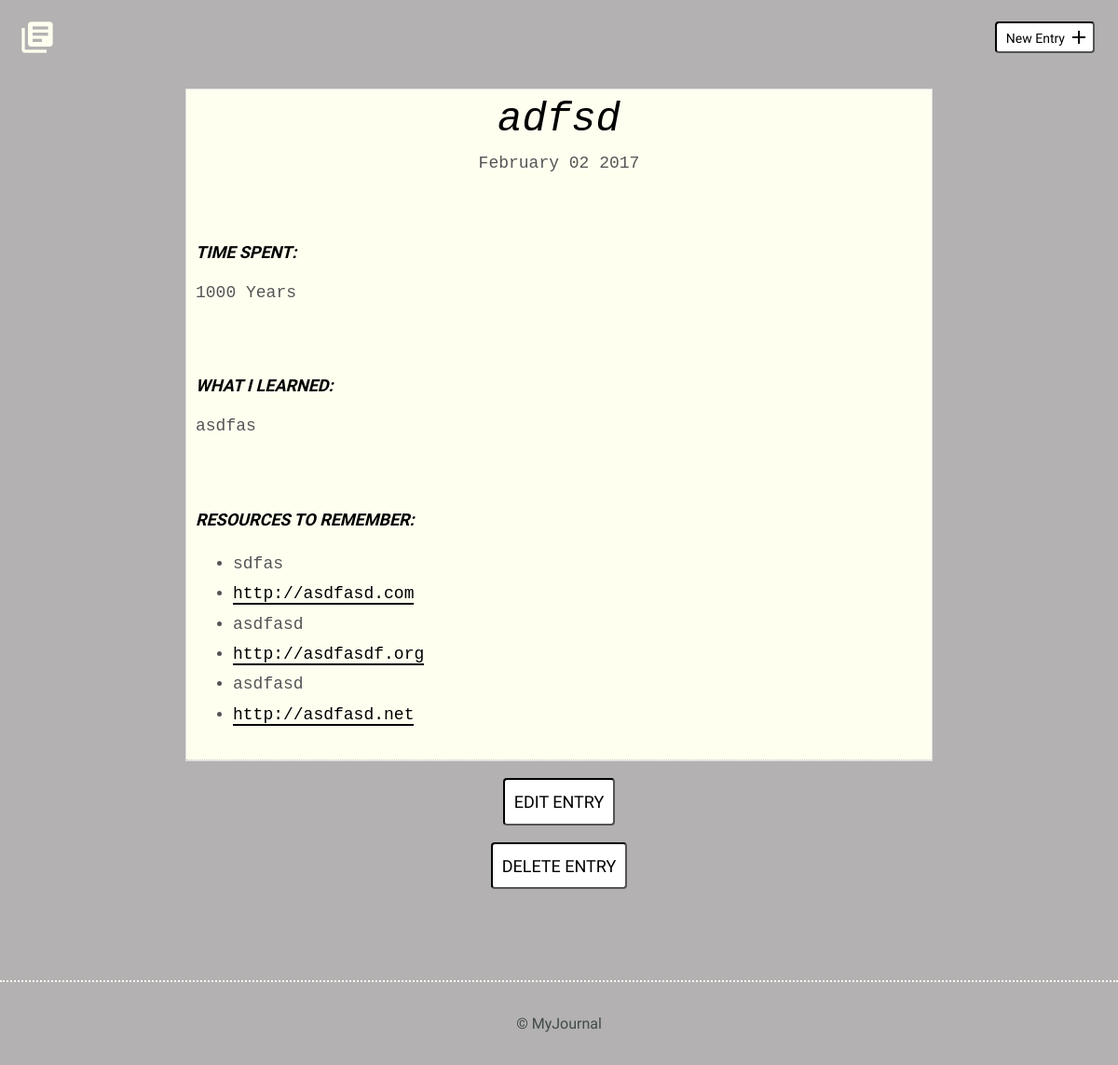
/detail.php?entryID=2, run on the app's committed database.
### tables this page shows
CREATE TABLE "entries" (
	`id`	INTEGER,
	`title`	TEXT,
	`date`	TEXT,
	`time_spent`	INTEGER,
	`learned`	BLOB,
	`resources`	BLOB,
	PRIMARY KEY(`id`)
);

### model/Class_SqliteCommunicator.php (called while the page is built, shortened)
<?php
class Class_SqliteCommunicator
{
    private $pdo;
    private $dsn = NULL;
    private $dbUser = NULL;
    private $dbPass = NULL;
    public function setPdo(){
            try {
                if ($this->pdo === NULL) {
                    if ($this->dbUser === NULL && $this->dbPass === NULL) {
                        $this->pdo = new PDO("sqlite:".$this->dsn);
                        $this->pdo->setAttribute(PDO::ATTR_ERRMODE,PDO::ERRMODE_EXCEPTION);
                        $this->pdo->exec( 'PRAGMA foreign_keys = ON;' );
                    }
                    else{
                        $this->pdo = new PDO($this->dsn, $this->dbUser, $this->dbPass);
                        $this->pdo->setAttribute(PDO::ATTR_ERRMODE,PDO::ERRMODE_EXCEPTION);
                        $this->pdo->exec( 'PRAGMA foreign_keys = ON;' );
                    }
                }
            }
            catch (PDOException $e){
                echo "Unable to connect, please contact the administrator.";
                exit;
            }
    }
    public function getPdo(){
        return $this->pdo;
    }
    public function setDsn($dsn)
    {
        $this->dsn = $dsn;
    }
    public function __construct($dbUser = NULL, $dbPass = NULL)
    {
        $this->dbUser = $dbUser;
        $this->dbPass = $dbPass;
    }
    public function prepareAndExecuteStatement( $sql, $args){
        try {
            if ($this->getPdo() !== NULL):
                $prepared = $this->getPdo()->prepare($sql);
            else:
                $this->pdo = $this->getPdo();
                $prepared = $this->getPdo()->prepare($sql);
            endif;
        }
        catch (PDOException $e){
            echo $e->getMessage();
        }
        return [$prepared->execute($args), $prepared];
    }
    public function getSingleRow($entryID)
    {
        $pdoSObj = $this->prepareAndExecuteStatement('SELECT * FROM entries WHERE id = ?', [$entryID]);
        $entryData = $pdoSObj[1]->fetch(PDO::FETCH_ASSOC);
        return $entryData;
    }
}

### inc/functions.php (called while the page is built, shortened)
<?php
function convertDateTime($dateTime){
    return date_format(date_create($dateTime), 'F d Y');
}

### detail.php (the view)
<?php
include('header.php');
?>
                    <h1><?php echo $entryData['title'] ?></h1>
                    <time datetime="<?php echo $entryData['date'] ?>"><?php echo convertDateTime($entryData['date']) ?></time>
                    <div class="entry">
                        <h3>Time Spent: </h3>
                        <p><?php echo $entryData['time_spent'] ?></p>
                    </div>
                    <div class="entry">
                        <h3>What I Learned:</h3>
                        <p><?php echo $entryData['learned'] ?></p>
                    </div>
                    <div class="entry">
                        <h3>Resources to Remember:</h3>
                        <ul>
                            <?php
                            $resources = preg_split('/\r\n|[\r\n]/', $entryData['resources']);
                            if ( count($resources) >= 1 && $resources[0] != FALSE):
                                foreach ( $resources as $resource) {
                                    if( strpos($resource, 'http') === FALSE ) :
                                        if( preg_match('/^(?!\-)(?:(?:[a-zA-Z\d][a-zA-Z\d\-]{0,61})?[a-zA-Z\d]\.){1,126}(?!\d+)[a-zA-Z\d]{1,63}$/',$resource, $matches ) ) {
                                            $resource = 'http://' . $resource;
                                            echo '<li><a target="_blank" href="'. $resource . '">' . $resource . '</a></li>';
                                        } else {
                                            echo '<li>' . $resource . '</li>';
                                        }
                                    endif;
                               }
                            else:
                                echo '<li>No resources recorded.</li>';
                            endif;
                            ?>
                        </ul>
                    </div>
                </article>
            </div>
        </div>
        <div class="edit">
            <p><a class="button" href="./edit.php?entryID=<?php echo $entryID ?>">Edit Entry</a></p>
            <p><a class="button red" href="./detail.php?delete=yes&entryID=<?php echo $entryID ?>"
                  onclick="return confirm('Are you sure you want to delete this entry?')">
                Delete Entry
                </a></p>
        </div>
    </section>
<?php
include('footer.php');
?>

### css/site.css (style rules this page uses)
body { font-size: 16px; color: #404a49; background-color: #58545373; font-family: 'Cousine', serif; font-weight: 400; }
.button { padding: 8px 10px 6px 10px; background: #ffffff; border: 2px inset #000000; border-radius: 4px; text-decoration: none; color: #000000; position: relative; text-align: center; font-size: 14px; }
a.button { animation: condense 1s 1; transform: scaleX(1); transition: 1s; }
h1, h2, h3 { margin: 0; font-weight: 400; line-height: 1em; color: #000; font-style: italic; }
h1 { font-size: 44px; margin-bottom: 12px; }
h3 { font-size: 18px; font-family: 'Work Sans', serif; font-weight: 600; text-transform: uppercase; }
p { line-height: 1.8em; font-size: 18px; }
p a { border-bottom: 2px solid #ffffff; padding: 0; color: #ffffff; text-decoration: none; }
ul li { line-height: 1.8em; font-size: 18px; }
ul li a { border-bottom: 2px solid #000; line-height: 1.8em; color: #000; text-decoration: none; }
.entry-list.single time { font-size: 18px; }
.entry { max-width: 800px; margin: 75px auto 0 auto; text-align: left; }
.entry p { margin-bottom: 40px; }
.edit { padding-bottom: 80px; text-align: center; margin: 0 auto; }
.edit a { font-weight: 400; text-transform: uppercase; font-size: 18px; display: inline-block; }

### data on the page
entries: title "adfsd", date "February 02 2017", time_spent "1000 Years", learned "asdfas", resources "sdfas", resources "asdfasd"

### other printed values
$resource "http://asdfasd.com"
$resource "http://asdfasdf.org"
$resource "http://asdfasd.net"
